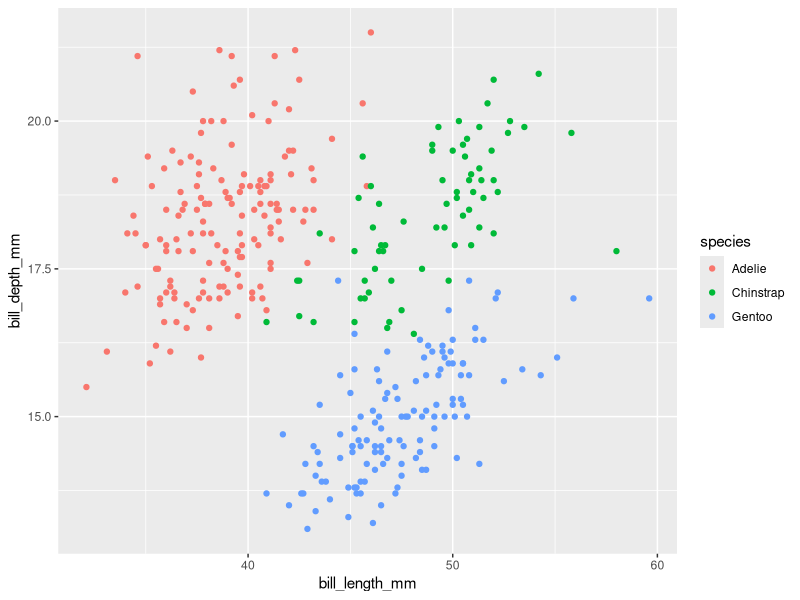
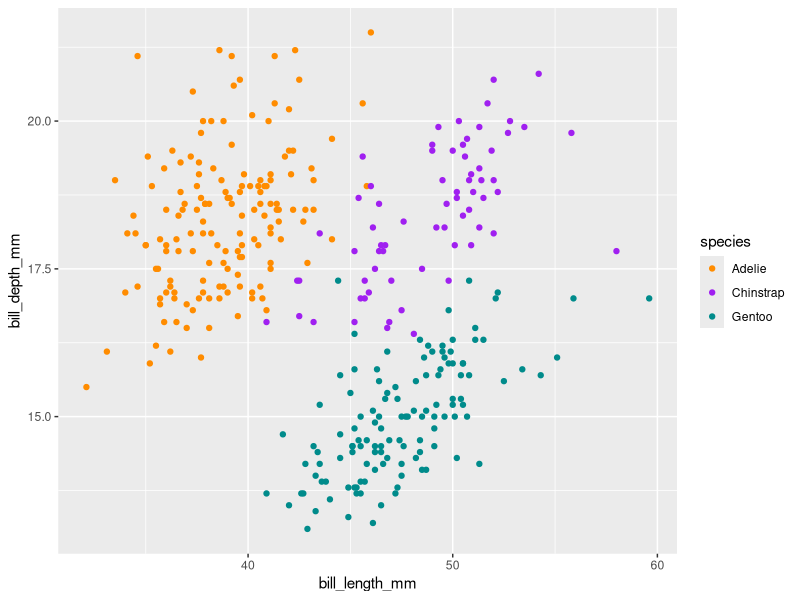
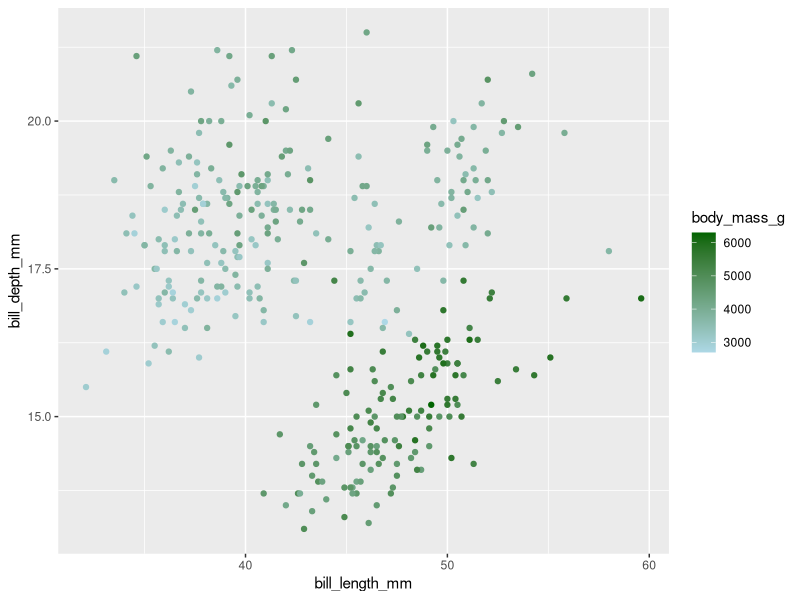
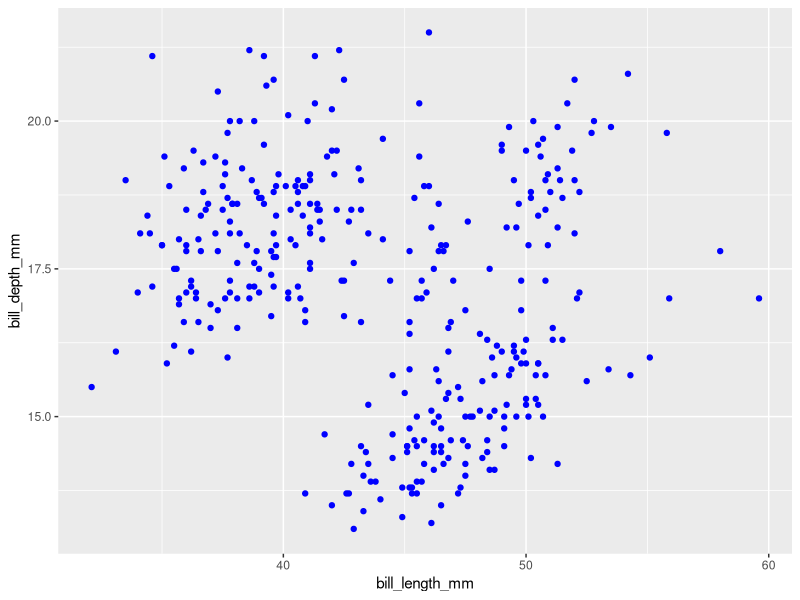
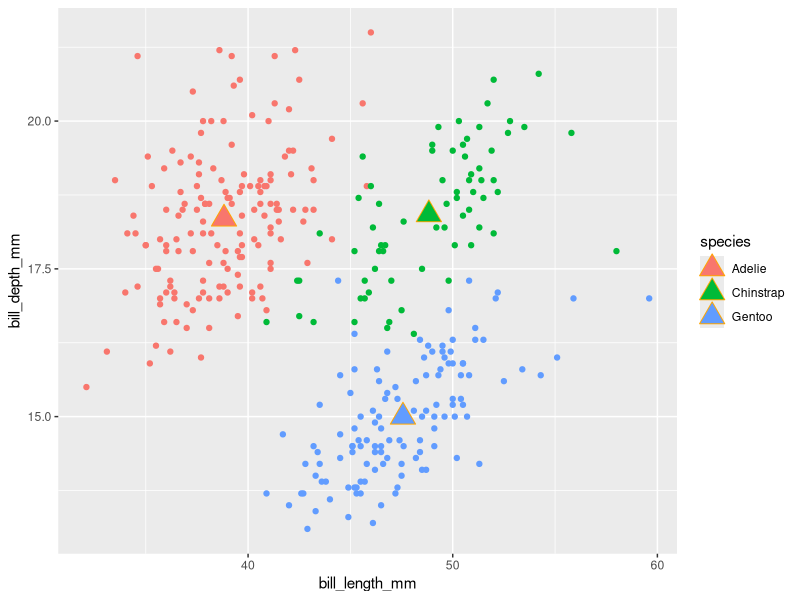
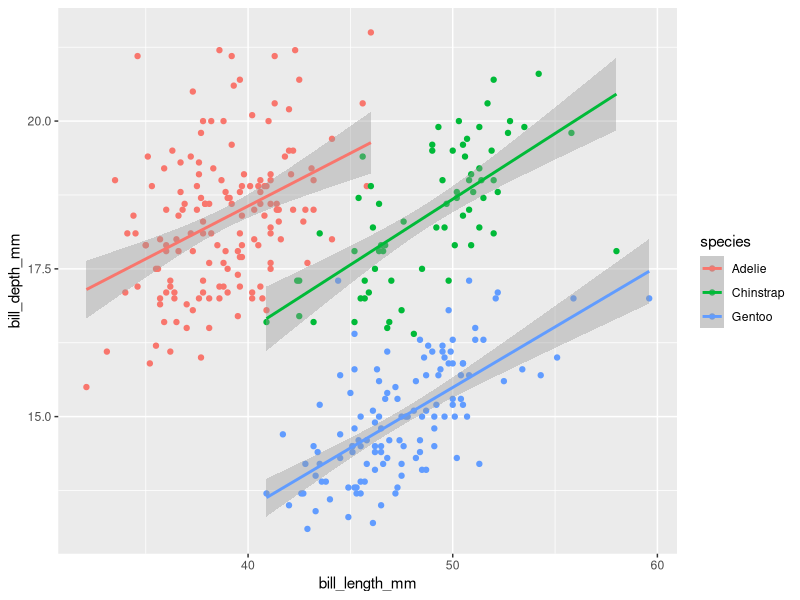
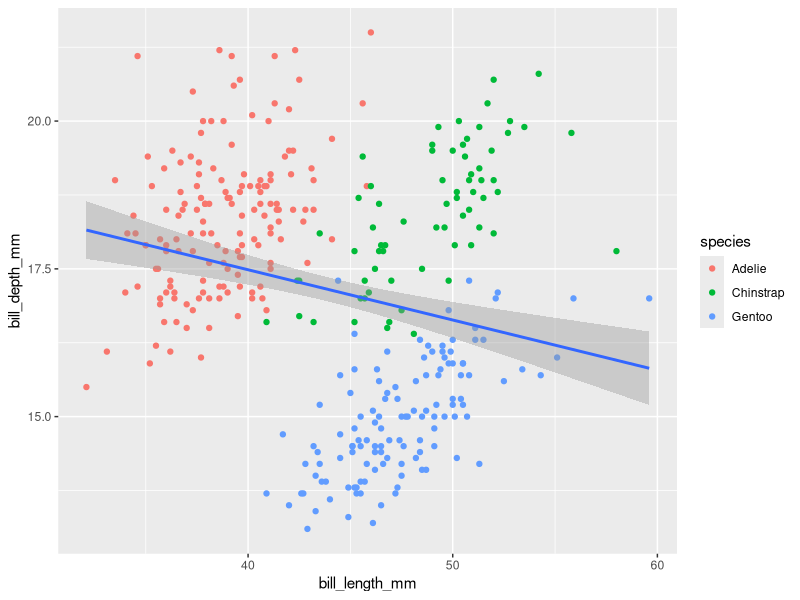
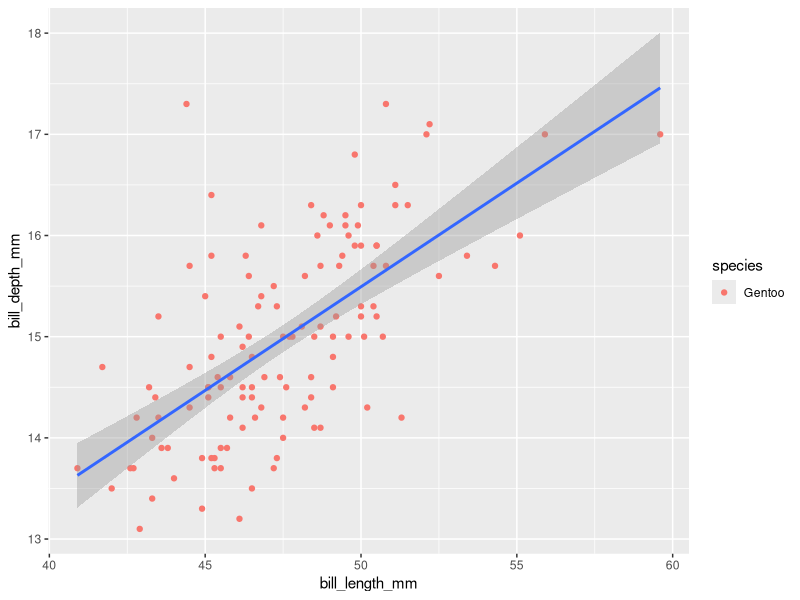

These figures' R source, in order:
## ---- chunk 1
#| eval: true
#| echo: true
#| message: false
#| warning: false
# load packages ----
library(tidyverse)
library(palmerpenguins)
## ---- chunk 2
# create some untidy temperature data ----
temp_data_wide <- tribble(
  ~date, ~station1, ~station2,  ~station3,
  "2023-10-01", 30.1, 29.8,  31.2,
  "2023-11-01", 28.6, 29.1,  33.4,
  "2023-12-01", 29.9, 28.5,  32.3
)

# print it out ----
print(temp_data_wide)
## ---- chunk 3
# convert data from wide > long ----
temp_data_long <- temp_data_wide |> 
  pivot_longer(cols = starts_with("station"),
               names_to = "station_id",
               values_to = "temp_c")

# print it out ----
print(temp_data_long)
## ---- chunk 4
#| warning: false
ggplot(penguins, aes(bill_length_mm, bill_depth_mm, color = species)) +
  geom_point()
## ---- chunk 5
#| warning: false
ggplot(penguins, aes(bill_length_mm, bill_depth_mm, color = species)) +
  geom_point() +
  scale_color_manual(values = c("darkorange", "purple", "cyan4"))
## ---- chunk 6
#| warning: false
ggplot(penguins, aes(bill_length_mm, bill_depth_mm, color = body_mass_g)) +
  geom_point() +
  scale_color_gradient(low = "lightblue", high = "darkgreen")
  
## ---- chunk 7
#| warning: false
ggplot(penguins, aes(bill_length_mm, bill_depth_mm)) +
  geom_point(color = "blue")
## ---- chunk 8
#| warning: false
#| message: false
# create a separate penguins_summary df ----
penguins_summary <- penguins |>
  drop_na() |> 
  group_by(species) |> 
  summarize(
    mean_bill_length_mm = mean(bill_length_mm),
    mean_bill_depth_mm = mean(bill_depth_mm)
  )

# create ggplot with layers from different dfs ----

ggplot() +
  geom_point(data = penguins,
             mapping = aes(x = bill_length_mm, 
                           y = bill_depth_mm, 
                           color = species)) +
  geom_point(data = penguins_summary,
             mapping = aes(x = mean_bill_length_mm,
                           y = mean_bill_depth_mm,
                           fill = species),
             size = 6, 
             shape = 24,
             color = "orange")
## ---- chunk 9
#| warning: false
#| message: false
# scatterplot with lms fitted to species ---- 
ggplot(penguins, aes(bill_length_mm, bill_depth_mm, color = species)) +
  geom_point() +
  geom_smooth(method = 'lm')
## ---- chunk 10
#| warning: false
#| message: false
# scatterplot with lm fitted to entire data set ---- 
ggplot(penguins, aes(bill_length_mm, bill_depth_mm)) +
  geom_point(aes(color = species)) +
  geom_smooth(method = 'lm')
## ---- chunk 11
#| warning: false
# filter for Gentoo penguins, then pipe into ggplot ----
penguins %>%
  filter(species == 'Gentoo') %>%
  ggplot(aes(bill_length_mm, bill_depth_mm)) +
  geom_point(aes(color = species)) +
  geom_smooth(method = 'lm')
## ---- chunk 12
#| warning: false
ggplot(penguins, aes(species)) +
  geom_bar()
## ---- chunk 13
#| warning: false

# new summarized df ----
penguin_summary <- penguins %>%
  count(species) 

# generate bar heights based on "identity" of values in `n` column ----
ggplot(penguin_summary, aes(species, n)) +
  geom_bar(stat = 'identity')
## ---- chunk 14
#| warning: false
ggplot(penguins, aes(x = species, y = after_stat(prop), group = 1)) +
  geom_bar()
## ---- chunk 15
#| warning: false
ggplot(penguins, aes(x = island, fill = species)) +
  geom_bar(position = position_dodge2(preserve = 'single'))
## ---- chunk 16
#| warning: false
# ~ CODE ALONG HERE ~
## ---- chunk 17
#| warning: false
# ~ CODE ALONG HERE ~
## ---- chunk 18
#| warning: false
# ~ CODE ALONG HERE ~
## ---- chunk 19
#| warning: false
ggplot(penguins, aes(x = species)) +
  geom_bar() +
  coord_cartesian()
## ---- chunk 20
#| warning: false
ggplot(penguins, aes(x = species)) +
  geom_bar() +
  coord_flip()
## ---- chunk 21
#| warning: false
ggplot(penguins, aes(x = species)) +
  geom_bar() +
  coord_polar()
## ---- chunk 22
#| warning: false
ggplot(penguins, aes(x = species)) +
  geom_bar() +
  theme_classic()
## ---- chunk 23
#| warning: false
ggplot(penguins, aes(x = species)) +
  geom_bar() +
  theme_classic() +
  theme(axis.title = element_text(size = 17, color = 'purple'))
## ---- chunk 24
#| warning: false
#| message: false
penguins %>%
  ggplot(aes(x = flipper_length_mm, fill = species)) +
  geom_histogram(position = 'dodge') +
  scale_fill_manual(values = c('darkorange', 'purple', 'cyan4')) +
  labs(x = 'Flipper Length (mm)', y = 'Count', title = 'Flipper Lengths For Flippy Bois') +
  facet_wrap(~species, ncol = 1)
